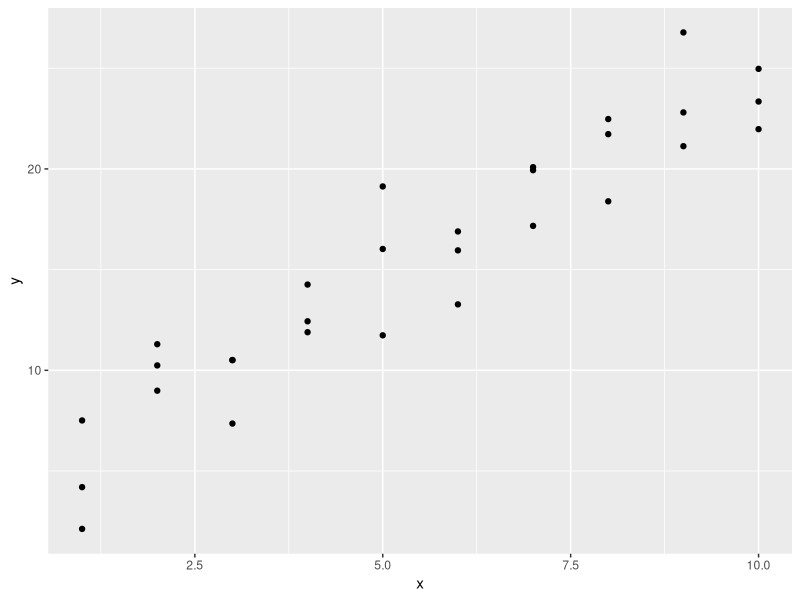
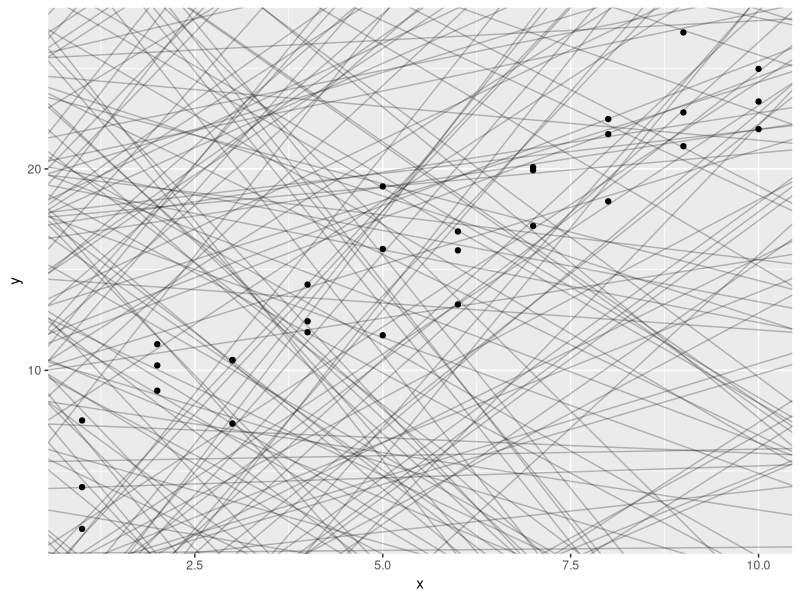
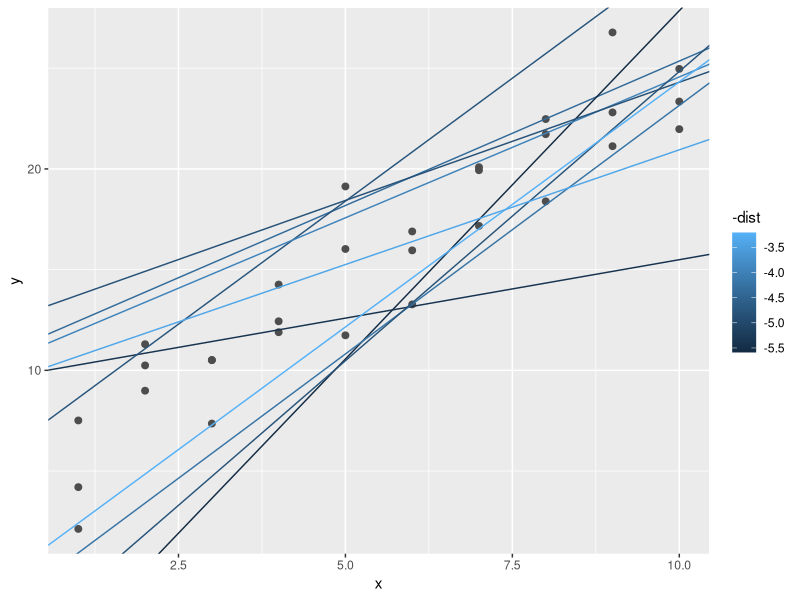
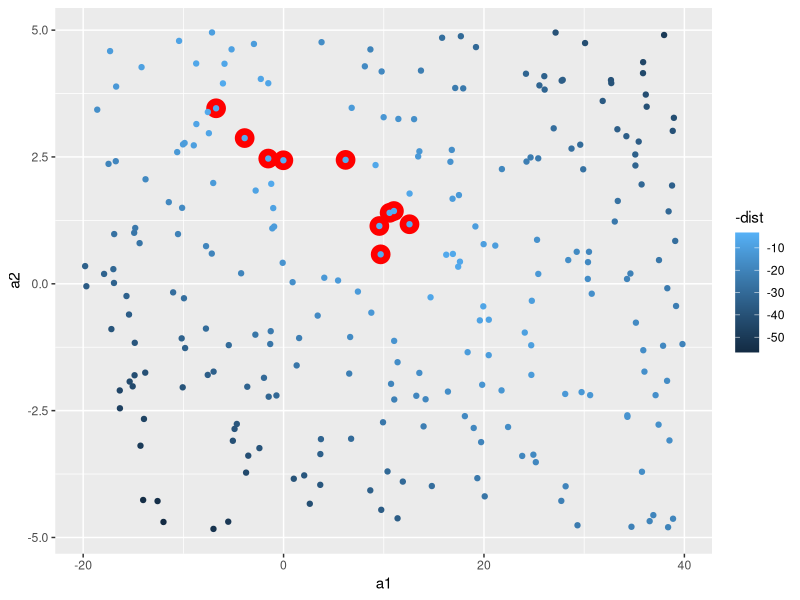
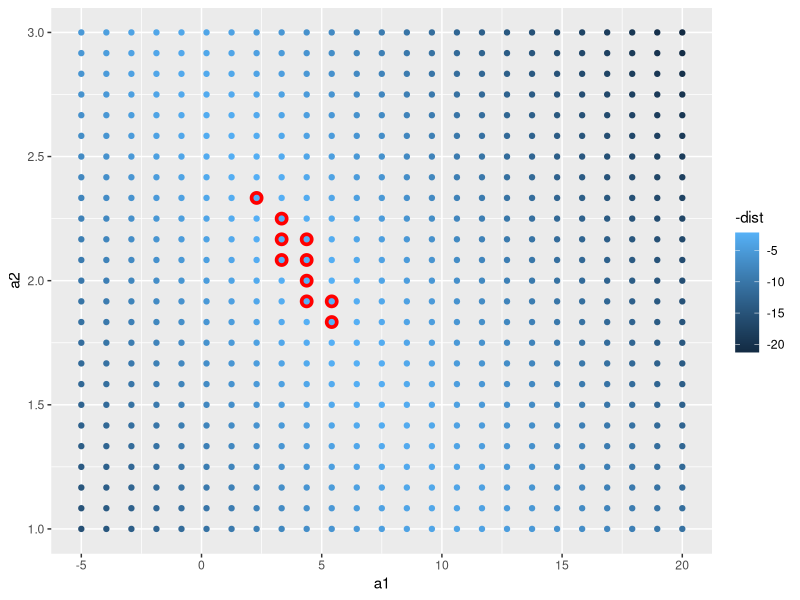
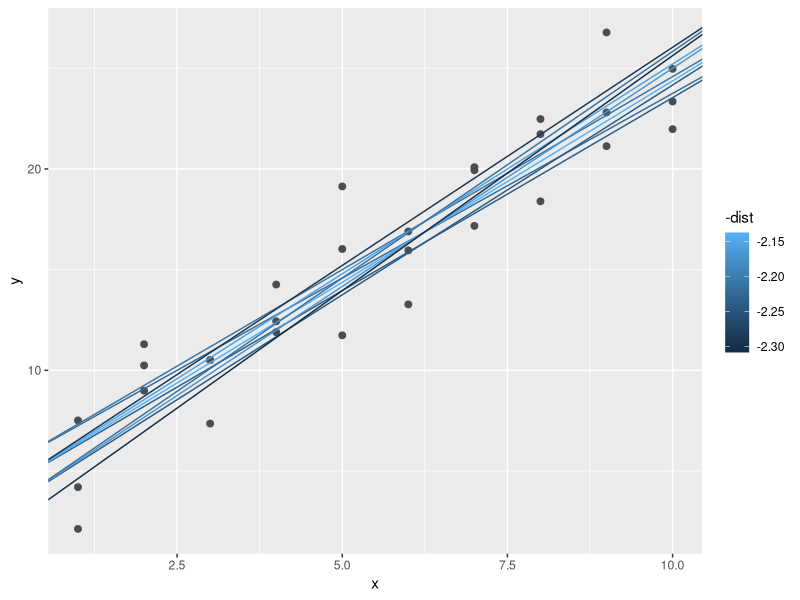
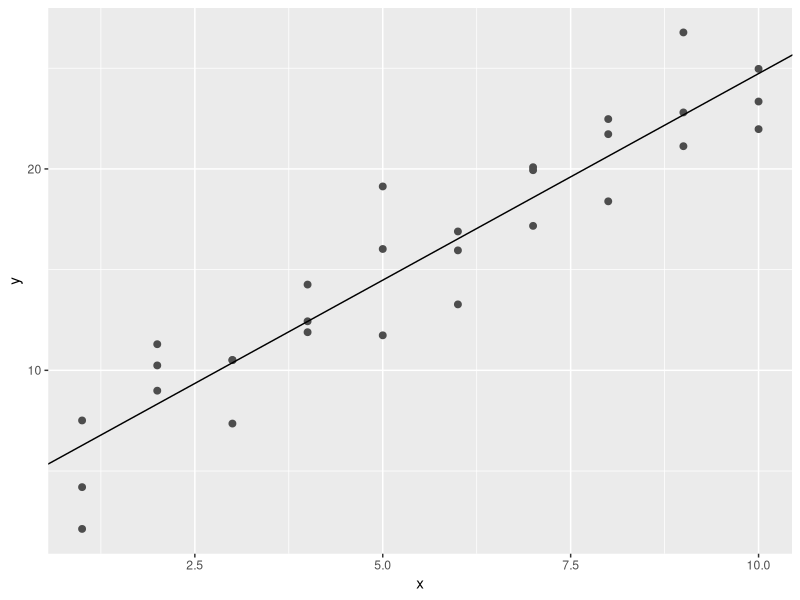
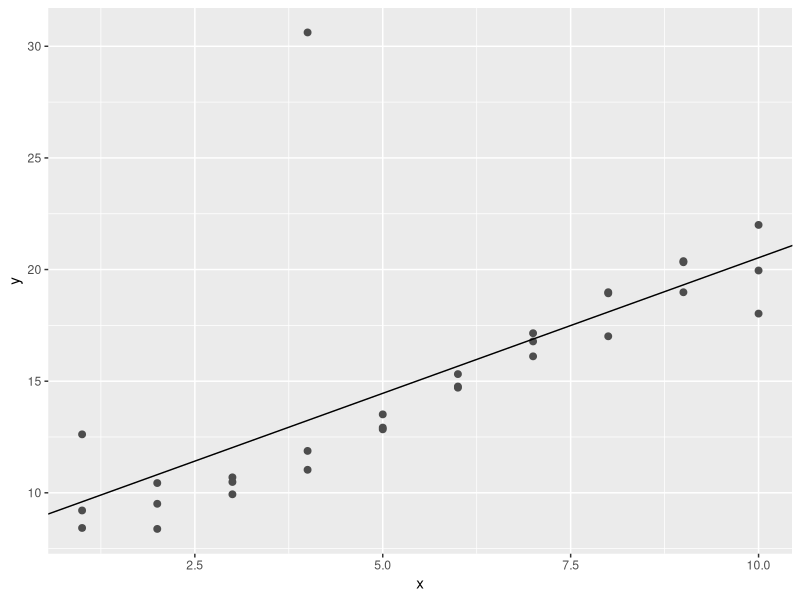

The R source for these figures, in order: (Note: this script raises an error after producing the figures.)
# Model Basics with modelr

#we are going to use models to partition data into patterns and residuals(residuals represent the difference between observed values and predicted values)
#source Google: Example: If a regression model predicts a student's test score to be 85, and the actual score is 90, the residual is 5. This indicates the model underestimated the score by 5 points.

#strong patterns will hide subtler trends.
# there are two parts to a model:

## 1. first rule is to define a group of models that helps you to capture a pattern (a straight line or a quadratic curve)
### expressing this as an equation will be: 
### y = a_1 * x + a_2 or
### y - a_1 * x ^ a_2
#### x and y are variables from data
#### a_1 and a_2 are parameters to capture patterns

## 2. after this, you will fit the right model from a family of models.

## George Box quote " All models are wrong, but some are useful."

"The goal of a model is not to uncover truth, but to discover a simple approximation that is still useful."

library(tidyverse)

library(modelr)
options(na.action = na.warn)

# A simple model

ggplot(sim1, aes(x, y)) +
  geom_point()

#> we can see a strong pattern in the data.
#> the relationship looks linear: y = a_0 + a_1 * x
#> we can start by using geom_abline() which takes a slope and intercept as parameters

models <- tibble(
  a1 = runif( 250, -20, 40),
  a2 = runif(250, -5, 5)
)

ggplot(sim1, aes(x, y)) +
  geom_abline(
    aes(intercept = a1, slope = a2),
    data = models, alpha = 1/4
  ) +
  geom_point()

#there are way too many models on this plot, we need to find one that is closer to the data.
#to do that, we need to find the distance between each point and the model.

#creating a function, will help us compute the distance.

model1 <- function(a, data) {
  a[1] + data$x * a[2]
}
model1(c(7, 1.5), sim1)

#next, we need to compute an overall distance betweem the predicted and actual values (for exp, we can use root-mean-squared deviation)

measure_distance <- function(mod, data) {
  diff <- data$y - model1(mod, data)
  sqrt(mean(diff ^ 2))
}

measure_distance(c(7, 1.5), sim1)

#we need a helper function.

sim1_dist <- function(a1, a2) {
  measure_distance(c(a1, a2), sim1)
}

models <- models %>% 
  mutate(dist = purrr::map2_dbl(a1, a2, sim1_dist))
models

#next, we can overlay the 10 best models (the way it is shown to us in the graph - brightest colour is the best(smallest distance)).

ggplot(sim1, aes(x, y)) +
  geom_point(size = 2, color = "grey30") +
  geom_abline(
    aes(intercept = a1, slope = a2, colour = -dist),
    data = filter(models, rank(dist) <= 10)
  )

#in the next scatterplot, the red circles are the best models.

ggplot(models, aes(a1, a2)) +
  geom_point(
    data = filter(models, rank(dist) <= 10),
    size = 6, colour = "red"
  ) +
  geom_point(aes(colour = -dist))

#another option is to generate an evenly spaced grid of points (grid search)

grid <- expand.grid(
  a1 = seq(-5, 20, length = 25),
  a2 = seq(1, 3, length = 25)
) %>% 
  mutate(dist = purrr::map2_dbl(a1, a2, sim1_dist))

grid %>% 
  ggplot(aes(a1, a2)) +
  geom_point(
    data = filter(grid, rank(dist) <= 10),
    size = 4, colour = "red"
  ) +
  geom_point(aes(colour = -dist))

#now let's try and overlay the 10 models:

ggplot(sim1, aes(x, y)) +
  geom_point(size = 2, colour = "grey30") +
  geom_abline(
    aes(intercept = a1, slope = a2, colour = -dist),
    data = filter(grid, rank(dist) <= 10)
  )

#we can do this until we get a finer grid (best model), or we can use a tool named Newton-Raphson search.
#the way this works, is by choosing a starting point and look around for the steepest slope, until you can not go any lower.
#we can use optim() for this modeling:

best <- optim(c(0, 0), measure_distance, data = sim1)
best$par
best

ggplot(sim1, aes(x, y)) +
  geom_point(size = 2, colour = "grey30") +
  geom_abline(intercept = best$par[1], slope = best$par[2])

# you can find the best model if you can minimize the distance by modifying the parameters of the model and having a function that defines the distance between a model and a dataset.

#we can also use linear models, in a form of: y = a_1 + a_2 * x_1 + a_3 * x_2 + ... + a_n * x_(n - 1)

#this simple model is the same to a general linear model where n = 2 and x_1 = x

#lm() formulas look like y ~ x, which lm will translate to a function like y = a_1 + a_2 * x

sim1_mod <- lm(y ~ x, data = sim1)
coef(sim1_mod)
#similar results with optim()

#lm finds the closest model in a single step

# Exercises:

#1. One downside of the linear model is that it is sensitive to unusual values because the distance incorporates a squared term. Fit a linear model to the following simulated data, and visualize the results. Rerun a few times to generate different simulated datasets. What do you notice about the model?

sim1a <- tibble(
  x = rep(1:10, each = 3),
  y = x * 1.5 + 6 + rt(length(x), df = 2)
)

#2. One way to make linear odels more robust is to use a different distance measure. For example, instead of root-mean-squared distance, you could use mean-absolute distance:

measure_distance <- function(mod, data) {
  diff <- data$y - make_prediction(mod, data)
  mean(abs(diff))
}

#Use optim() to fit this model to the pervious simulated data and compare it to the linear model.

#3. One challenge with performing numerical optimization is that it's only guaranteeed to find one local optima. What's the problem with optimizing a three-parameter model like this?

model1 <- function(a, data) {
  a[1] + data$x * a[2] + a[3]
}

#Answers:

#1. 

sim1a <- tibble(
  x = rep(1:10, each = 3),
  y = x * 1.5 + 6 + rt(length(x), df = 2)
)

sim1a_modeling <- lm(y ~ x, data = sim1a)
sim1a_modeling
summary(sim1a_modeling)

ggplot(sim1a, aes(x, y)) +
  geom_point(size = 2, color = "grey30") +
  geom_abline(intercept = sim1a_modeling$coefficients[1], slope = sim1a_modeling$coefficients[2])

# We can notice that everytime we're generating different simulated datasets, by running the summary we can see a big difference at the distance between the fitted line and the data.
# These figures, for example min and max should be equally distributed around the line (or better said, to be approximately same distance to 0)
# The first quantile and the third quantile to be equal distance from zero. (the same goes for the median)

#Extras:
view(sim1a)

ggplot(sim1a, aes(x, y)) +
  geom_point()

ggplot(sim1a, aes(x, y)) +
  geom_point(size = 2, colour = "grey30") +
  geom_abline(
    aes(intercept = a1, slope = a2, color = -dist),
    data = filter(models, rank(dist) <= 10)
  )

coef(sim1a_modeling)

hist(resid(sim1a_modeling), nclass = 2)
boxplot(y ~ x, data = sim1a)

sum <- summary(sim1a_modeling)
sum$coefficients

#2.

make_prediction <- function(a, data) {
  a[1] + data$x * a[2]
}

measure_distance <- function(mod, data) {
  diff <- data$y - make_prediction(mod, data)
  mean(abs(diff))
}

optim_ver <- optim(c(0, 0), measure_distance, data = sim1a)
optim_ver$par

coef(sim1a_modeling)

#3.

sim1a <- tibble(
  x = rep(1:10, each = 3),
  y = x * 1.5 + 6 + rt(length(x), df = 2)
)

model1 <- function(a, data) {
  a[1] + data$x * a[2] + a[3]
}

measure_distance_test <- function(mod, data) {
  diff <- data$y - model1(mod, data)
  mean(abs(diff))
}
sim1a
optim_ver <- optim(c(0,0,0), measure_distance_test, data = sim1a)
optim_ver$par
?optim
#one challenge in optimizing a three-parameter model will be that we question if those parameters are related to each other.

#also, every time I run with the third parameter, as our data has got only 2 variables, it shows a significant amount in the difference between the 3 (this is also called sloppiness).


#Visualising Models

# in the following, we are going to understand a model by looking at its predictions.
# we can also see what the model doesn't capture (these residuals are useful because it allow us to use models to remove striking patterns - studying the remaining ones)


# Predictions

#using modelr::data_grid() to generate an evenly spaced grid

grid <- sim1 %>% 
  data_grid(x)
grid

# using modelr::add_predictions() to add the predictions from the model to a new column

grid <- grid %>% 
  add_predictions(sim1_mod)
grid

ggplot(sim1, aes(x)) +
  geom_point(aes(y = y)) +
  geom_line(
    aes(y = pred),
    data = grid,
    color = "red",
    size = 1
  )

# Residuals

#flip side of predictions

sim1 <- sim1 %>% 
  add_residuals(sim1_mod)
sim1

#here we can understand the spread of the residuals

ggplot(sim1, aes(resid)) +
  geom_freqpoly(binwidth = 0.5)

ggplot(sim1, aes(x, resid)) +
  geom_ref_line(h = 0) +
  geom_point()

# Exercises:

#1. Instead of using lm() to fit a straight line, you can use loess() to fit a smooth curve. Repeat the process of model fitting, grid generation, predictions, and visualisation on sim1 using loess() instead of lm(). How does the result compare to geom_smooth()?

#2. add_predictions() is paired with gather_predictions() and spread_predictions(). How do these three functions differ?

#3. What does geom_ref_line() do? What package does it come from? Why is displaying a reference line in plots showing residuals useful and important?

#4. Why might you want to look at a frequency polygon of absolute residuals? What are the pros and cons comapred to looking at the raw residuals?

# Answers:

#1.

sim1_modeling_loess <- loess(y ~ x, data = sim1)
sim1_modeling_loess

sim1_modeling_lm <- lm(y ~ x, data = sim1)
sim1_modeling_lm

sim1 <- sim1 %>% 
  add_residuals(sim1_modeling_lm) %>% 
  add_predictions(sim1_modeling_lm) %>% 
  add_residuals(sim1_modeling_loess) %>% 
  add_predictions(sim1_modeling_loess)

loess_plot <- ggplot(
  sim1, aes(x, y)) +
  geom_point() +
  geom_line(aes(x, pred), data = sim1, color = "green")
loess_plot

sim1_modeling_lm_resid <- sim1 %>% add_residuals(sim1_modeling_lm)
sim1_modeling_lm_resid

sim1_modeling_loess_resid <- sim1 %>% add_residuals(sim1_modeling_loess)
sim1_modeling_loess_resid

ggplot() +
  geom_freqpoly(data = sim1_modeling_lm_resid, aes(resid), color = "blue") +
  geom_freqpoly(data = sim1_modeling_loess_resid, aes(resid), color = "green")


#let's try geom_smooth()

loess_plot +
  geom_smooth(method = "loess", color = "red", se = FALSE)

#they're identical

#2.

?add_predictions
add_predictions(data, model, var = "pred", type = NULL)

spread_predictions(data, ..., type = NULL)

gather_predictions(data, ..., .pred = "pred", .model = "model", type = NULL)

#spread_predictions adds one column for each model. gather_predictions adds two columns .model and .pred, and repeats the input rows for each model.

#3.

help("geom_ref_line")
#Add a reference line (ggplot2).
#package modelr

#4.

ggplot() +
  geom_freqpoly(data = sim1_modeling_lm_resid, aes(abs(resid)), color = "blue")

# the difference between the 2 is that the absolute residuals removes the negative signs,
#I believe it is good to be used, in case our raw residual is wrong, and we can see how the prediction would look like differently.

#we can never see with the absolute residual if it is under or over fitted.


# Formulas and Model Families

#recap:
?facet_wrap
p <- ggplot(mpg, aes(displ, hwy)) + geom_point()
view(p)
p + facet_wrap(vars(class))

?facet_grid
p + facet_grid(rows = vars(drv))
?model_matrix() #can be used to see what R actually does, each column is associated with one coefficient in the model, the formula: y = a_1 * out1 + a_2 * out_2
model_matrix(mtcars, mpg ~ cyl)

#> the majority of modeling functions in R use a standard conversion from formulas to functions.
#> for example: y ~ x is similar to y = a_1 + a_2 * x

df <- tribble(
  ~y,  ~x1,  ~x2,
   4,    2,    5,
   5,    1,    6
)

model_matrix(df, y ~ x1)

#we can drop the column of 1 with:
model_matrix(df, y ~ x1 - 1)

model_matrix(df, y ~ x1 + x2)


# Categorical variables

#generating a function from a formula is easy when the predictor is continuous, but complicated when the predictor is categorical.

df <- tribble(
   ~ sex,    ~ response,
  "male",    1,
  "female",  2,
  "male",    1
)

model_matrix(df, response ~ sex)

ggplot(sim2) +
  geom_point(aes(x, y))

mod2 <- lm(y ~ x, data = sim2)

grid <- sim2 %>% 
  data_grid(x) %>% 
  add_predictions(mod2)
grid

#a model with a categorical x will predict the mean value for each category, because the mean minimizes the root-mean-squared distance.

#let's see this on the next graph, overlaying the predictions on top of the data:

ggplot(sim2, aes(x)) +
  geom_point(aes(y = y)) +
  geom_point(
    data = grid,
    aes(y = pred),
    color = "red",
    size = 4
  )

tibble(x = "e") %>% 
  add_predictions(mod2) #this wont work because our data hasn't got the variable e

# Interactions (Continuous and Categorical)

#let's see what happens when you combine a categorical and continuous variable, we are using sim3 for this simulation.

ggplot(sim3, aes(x1, y)) +
  geom_point(aes(colour = x2))

sim3

#there are 2 possible models that we can use:

mod1 <- lm(y ~ x1 + x2, data = sim3)
mod2 <- lm(y ~ x1 * x2, data = sim3)

# the PLUS in our equation, will make the model estimate each effect independent of all the others.
# we can us MULTIPLY (asterix) and in this case both the individual and interaction components are included in the model: y ~ x1 * x2 will be y = a_0 + a_1 * a1 + a_2 * a2 + a_12 * a1 * a2

#to visualise these models, we use two tricks:
?data_grid
data_grid(mtcars, vs, am) # To visualise a model, it is very useful to be able to generate an evenly spaced grid of points from the data. data_grid helps you do this by wrapping around tidyr::expand().

##> in our case, because we got 2 predictors x1 and x2, we need to give data_grid() both variables so it can generate all combinations between the 2.
##> now, to generate predictions for mod1 and mod2, we are using gather_predictions() (this will add as a row) - the complement is spread_predictions()
##> the result will be:
?gather_predictions

grid <- sim3 %>% 
  data_grid(x1, x2) %>% 
  gather_predictions(mod1, mod2)
grid

ggplot(sim3, aes(x1, y, colour = x2)) +
  geom_point() +
  geom_line(data = grid, aes(y = pred)) +
  facet_wrap(~ model)

#INFO! - the model that uses + has the same slope for each line, but different intercepts.
#      - the model that uses * has a different slope and intercept for each line.

#let's find out which model is better for this data:

sim3 <- sim3 %>% 
  gather_residuals(mod1, mod2)

ggplot(sim3, aes(x1, resid, colour = x2)) +
  geom_point() +
  facet_grid(model ~ x2)


# Interactions ( two continuous )

mod1 <- lm(y ~ x1 + x2, data = sim4)
mod2 <- lm(y ~ x1 * x2, data = sim4)

grid <- sim4 %>% 
  data_grid(
    x1 = seq_range(x1, 5),
    x2 = seq_range(x2, 5)
  ) %>% 
  gather_predictions(mod1, mod2)

grid %>%  view

#seq_range helps us use spaced grid values between minimum and maximum numbers.

# pretty = TRUE will generate a "pretty" sequence.

seq_range(c(0.0123, 0.923423), n = 5)
seq_range(c(0.0123, 0.923423), n = 5, pretty = TRUE)

# trim = 0.1 will trim off 10% of the tail values ( you can also generate values near the center)

x1 <- rcauchy(100)
seq_range(x1, n = 5)

seq_range(x1, n = 5, trim = 0.1)
seq_range(x1, n = 5, trim = 0.25)
seq_range(x1, n = 5, trim = 0.50)

# expand = 0.1 is the opposite of trim() - expending by 10%

x2 <- c(0, 1)
seq_range(x2, n = 5)

seq_range(x2, n = 5, expand = 0.1)
seq_range(x2, n = 5, expand = 0.25)
seq_range(x2, n = 5, expand = 0.5)

ggplot(grid, aes(x1, x2)) +
  geom_tile(aes(fill = pred)) +
  facet_wrap(~ model)

#this grid it is hard to understand, so we can try something different, using geom line:

ggplot(grid, aes(x1, pred, color = x2, group = x2)) +
  geom_line() +
  facet_wrap(~ model)

ggplot(grid, aes(x2, pred, colour = x1, group = x1)) +
  geom_line() +
  facet_wrap(~ model)

#we need to consider both values of x1 and x2 simultaneously in order to predict y.
# the model doesn't have to be perfect, it just has to help you reveal a little more about your data.

# Transformations

#we can perform transformations inside the model formula:
#exp:
log(y) ~ sqrt(x1) + x2 # => y = a_1 + a_2 * x1 * sqrt(x) + a_3 * x2

#if your transformation involves +, *, etc.we need to wrap it in I()
#exp:

y ~ x + I(x ^ 2) # => y = a_1 + a_2 * x + a_3 * x^2
#now, if we forget the I() and specify:
y ~ x ^ 2 + x # this will be y ~ x * x + x meaning that y ~ x ^ 2 + x specifies y = a_1 + a_2 * x 

#you can always use model_matrix to see what the equation is doing:

df <- tribble(
  ~y,   ~x,
   1,    1,
   2,    2,
   3,    3
)

model_matrix(df, y ~ x^2 + x)

model_matrix(df, y ~ I(x^2) + x)

#we can use this transformations to approximate nonlinear functions.

#we can also make use of Taylor's theorem, using a linear function to get arbitrarily close to a smooth function:
y = a_1 + a_2 * x + a_3 * x^2 + a_4 * x ^ 3 #we can do this by using poly():
model_matrix(df, y ~ poly(x, 2)) #the downside of using poly is that outside of the data, polynomials shoot off to positive or negative infinity

#an alternative to poly:
library(splines)
model_matrix(df, y ~ ns(x, 2))

#approximating a non-linear function:
sim5 <- tibble(
  x = seq(0, 3.5 * pi, length = 50),
  y = 4 * sin(x) + rnorm(length(x))
)

ggplot(sim5, aes(x, y)) +
  geom_point()

#fitting 5 models:

mod1 <- lm(y ~ ns(x, 1), data = sim5)
mod2 <- lm(y ~ ns(x, 2), data = sim5)
mod3 <- lm(y ~ ns(x, 3), data = sim5)
mod4 <- lm(y ~ ns(x, 4), data = sim5)
mod5 <- lm(y ~ ns(x, 5), data = sim5)

grid <-  sim5 %>% 
  data_grid(x = seq_range(x, n = 50, expand = 0.1)) %>% 
  gather_predictions(mod1, mod2, mod3, mod4, mod5, .pred = "y")

ggplot(sim5, aes(x, y)) +
  geom_point() +
  geom_line(data = grid, colour = "red") +
  facet_wrap( ~ model)

#the model can not tell you if the behavior is true - we have to rely on theory and science.

# Exercises:

#1. What happens if you repeat the analysis of sim2 using a model without an intercept? What happens to the model equation? What happens to the predictions:

#2. Use model_matrix() to explore the equations generated for the models I fit to sim3 and sim4. Why is * a good shorthand for interaction?

#3. Using the basic principles, convert the formulas in the following two models into functions. (Hint: start by converting the categorical variable into 0-1 variables.)

mod1 <- lm(y ~ x1 + x2, data = sim3)
mod2 <- lm(y ~ x1 * x2, data = sim3)

#4. For sim4, which of mod1 and mod2 is better? I think mod2 does a slightly better job at removing patterns, but it's pretty subtle. Can you come up with a plot to support my claim?

# Answers:

#1. 

mod234 <- lm(y ~ x, data = sim2)

#Source geeksforgeeks: To remove the intercept from a linear model, we manually set the value of intercept zero. In this way, we may not necessarily get the best fit line but the line guaranteed passes through the origin. To set the intercept as zero we add 0 and plus sign in front of the fitting formula. This makes the intercept zero.

mod_Nintercept <- lm(y ~ 0 + x, data = sim2)

grid <- sim2 %>% 
  data_grid(x) %>% 
  add_predictions(mod234)
grid

grid2_interc <- sim2 %>% 
  data_grid(x) %>% 
  add_predictions(mod_Nintercept)
grid2_interc

#we are adding a zero to the model equation, but the predictions remain the same.

#2. 

model_matrix(sim3, y ~ x1 + x2)
model_matrix(sim3, y ~ x1 * x2)
model_matrix(sim4, y ~ x1 * x2)

# * is a good shorthand for interaction because it gives you a wider view of the calculation. 
#Source google: symbol is a shortcut that adds both the individual predictors and their interaction term(s)
?model_matrix

#3. 

mod1 <- lm(y ~ x1 + x2, data = sim3)

mod2 <- lm(y ~ x1 + x2, data = sim3)

#convert categorical variables into 0-1 variables

sim3 <- sim3 %>% mutate(present = 1) %>% spread(x2, present, fill = 0)
sim3

mod1 <- lm(y ~ x1 + a + b + c + d, data = sim3)
mod2 <- lm(y ~ x1 * a * b * c * d, data = sim3)

head(model.matrix(data = sim3, y ~ x1 * a * b *c * d))

#4.

mod1 <- lm(y ~ x1 + x2, data = sim4)
mod2 <- lm(y ~ x1 * x2, data = sim4)

sim4_resid <- gather_residuals(sim4, mod1, mod2) 
sim4_resid %>% view()

ggplot(sim4_resid, aes(resid, colour = model)) +
  geom_freqpoly() +
  geom_rug()

#the absolute value of the residuals

ggplot(sim4_resid, aes(abs(resid), colour = model)) +
  geom_freqpoly() +
  geom_rug()

sim4_resid %>% 
  group_by(model) %>% summarise(resid = sd(resid))
